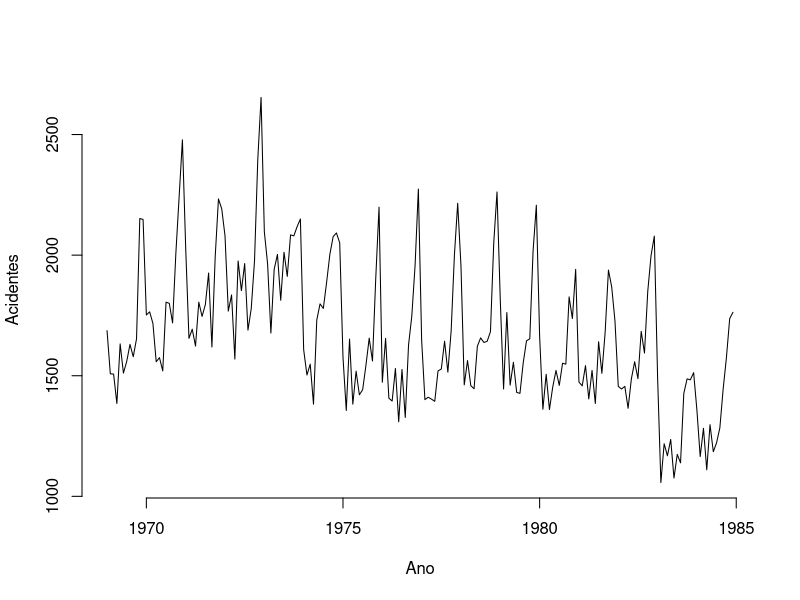
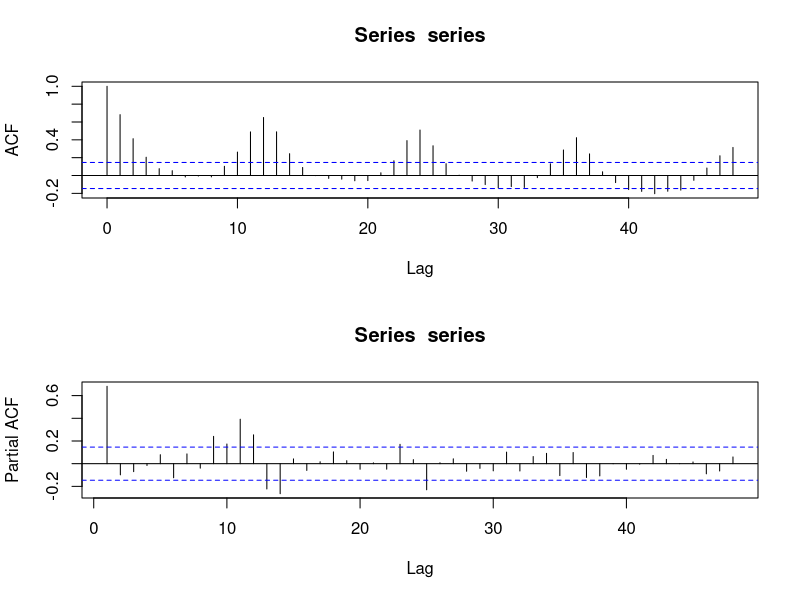
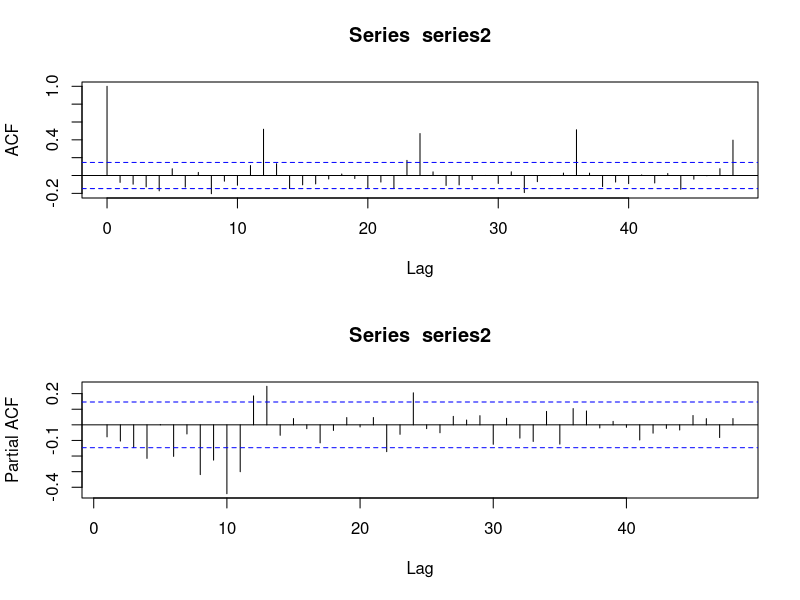
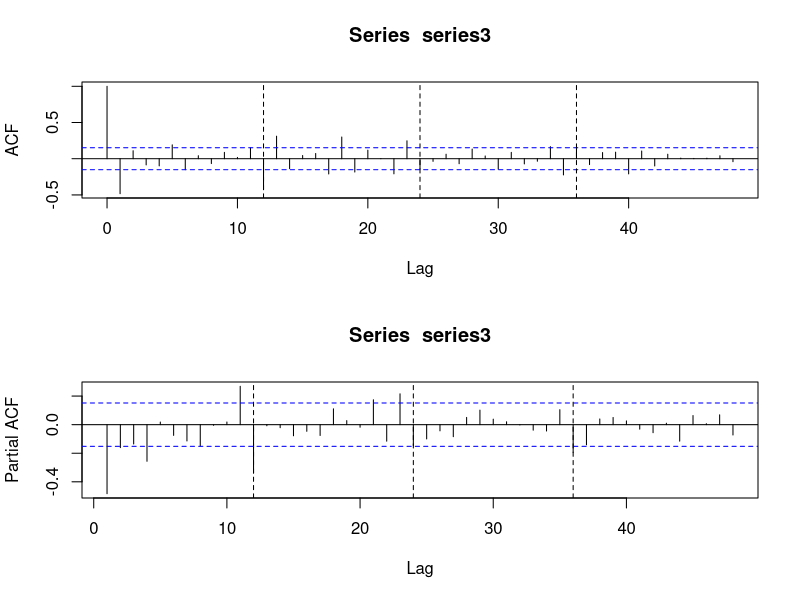
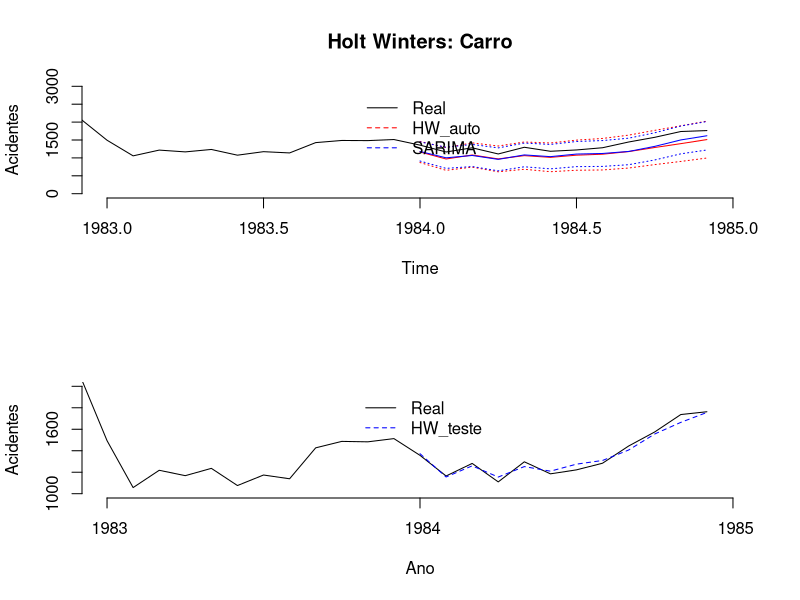
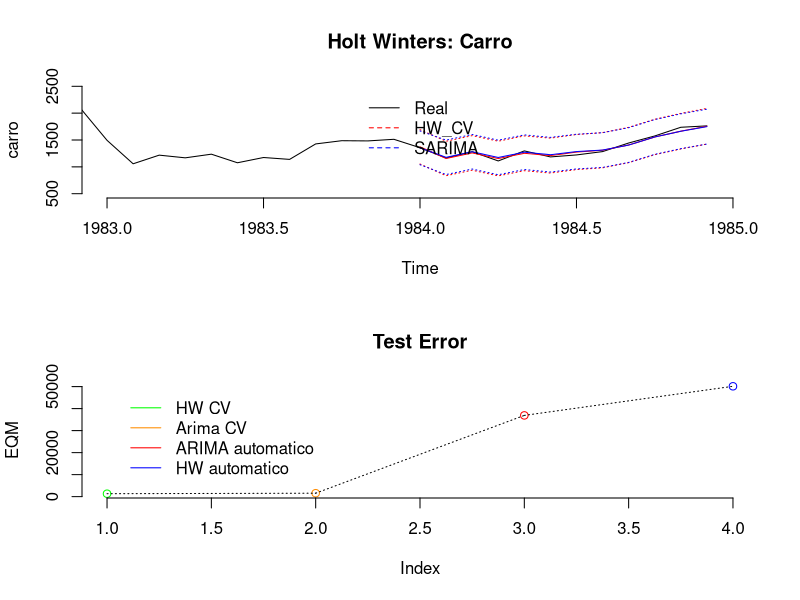
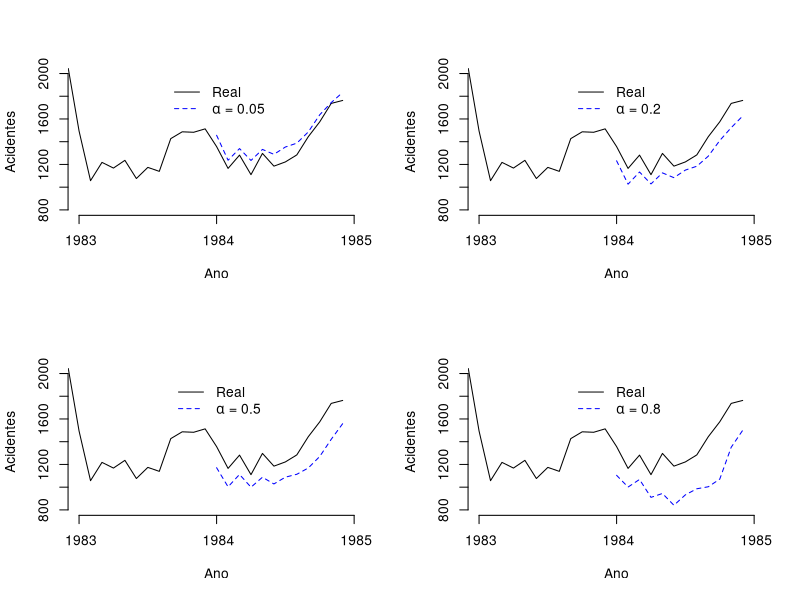
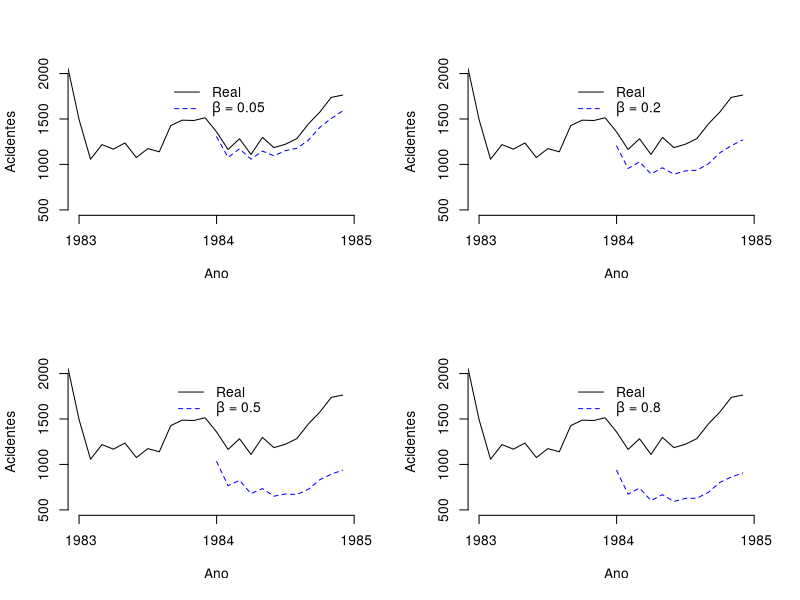

Here is the R script that generated these plots, in order:
library(datasets)
library(forecast)
#library(stats)
#library(pastecs)

?UKDriverDeaths
carro <- datasets::UKDriverDeaths
plot.ts(carro, bty="n", ylab="Acidentes", xlab="Ano")   # Carro.jpeg
length(carro)
#trend.test(carro)

# Seatbelts
# ?Seatbelts
# Seatbelts
# plot.ts(Seatbelts)
# plot.ts(Seatbelts[,5], bty="n", ylab="Kms")  # kms



# Separando dados de teste

carro_treino <- subset(carro, end = 180)
carro_treino
carro_teste <- subset(carro, start = 181)
carro_teste


hw_carro_treino <- HoltWinters(carro_treino, seasonal = "add")        # a=0.3931 b=0.0167 c=0.3015
hw_carro_treino

arima_carro_treino <- auto.arima(carro_treino)    # ARIMA(1,1,2)(0,1,1)[12]
arima_carro_treino

windows()
par(mfrow = c (2,1))
series = ts(carro_treino)
acf(series,lag.max = 48)
pacf(series,lag.max = 48)

series2 = diff(series,lag = 1)
acf(series2,lag.max = 48)
pacf(series2,lag.max = 48)

series3 = diff(series2,lag=12)
acf(series3,lag.max = 48);abline(v=c(12,24,36),lty = 2)
pacf(series3,lag.max = 48);abline(v=c(12,24,36),lty = 2)

aj1 <- arima(carro_treino,c(1,1,2),seasonal = list(order = c(0,1,1),period = 12) ) #replicando a parte 1 do auto.arima
aj2 <- arima(carro_treino,c(1,1,1),seasonal = list(order = c(0,1,1),period = 12) ) 
aj3 <- arima(carro_treino,c(1,1,1),seasonal = list(order = c(0,1,2),period = 12) )
aj4 <- arima(carro_treino,c(1,0,0),seasonal = list(order = c(1,0,0),period = 12) )

EQM_aj1 <- sum((predict(aj1, 12)$pred - carro_teste)^2)/12
EQM_aj2 <- sum((predict(aj2, 12)$pred - carro_teste)^2)/12
EQM_aj3 <- sum((predict(aj3, 12)$pred - carro_teste)^2)/12
EQM_aj4 <- sum((predict(aj4, 12)$pred - carro_teste)^2)/12

EAM_aj1 <- sum(abs(predict(aj1, 12)$pred - carro_teste))/12
EAM_aj2 <- sum(abs(predict(aj2, 12)$pred - carro_teste))/12
EAM_aj3 <- sum(abs(predict(aj3, 12)$pred - carro_teste))/12
EAM_aj4 <- sum(abs(predict(aj4, 12)$pred - carro_teste))/12

AICs <- c(AIC(aj1),AIC(aj2),AIC(aj3),AIC(aj4))
BICs <- c(BIC(aj1),BIC(aj2),BIC(aj3),BIC(aj4))
EQMs <- c(EQM_aj1,EQM_aj2,EQM_aj3,EQM_aj4)
EAMs <- c(EAM_aj1,EAM_aj2,EAM_aj3,EAM_aj4)
ajuste <- c("aj1", "aj2", "aj3", "aj4")
data.frame(cbind(AICs,BICs,EQMs,EAMs), row.names=ajuste)    # overfitting


# Teste infantil inicial

HW_pred <- predict(hw_carro_treino, 12, prediction.interval = T, level = 0.95)

pred = predict(aj2, 12)
ypred = pred$pred
qinf= ypred - qnorm(.975)*pred$se
qsup= ypred + qnorm(.975)*pred$se


{plot.ts(carro, ylim=c(0, 3000), xlim=c(1983, 1985), main = "Holt Winters: Carro", bty="n", ylab="Acidentes")
      lines(HW_pred[,1], col="red", lty=1)      # HW_pred fit
      lines(HW_pred[,2], col="red", lty=3)      # HW_pred upr
      lines(HW_pred[,3], col="red", lty=3)      # HW_pred lwr
      #lines(predict(hw_carro_treino, 12), col="red", lty=2)
      lines(predict(aj2, 12)$pred,col = 'blue', lty=1)  # sarima_pred fit
      lines(qinf,col = 'blue',lty = 3)                  # sarima_pred lwr
      lines(qsup,col = 'blue',lty = 3)                  # sarima_pred upr
      legend("top", inset=.05,
             c("Real","HW_auto", "SARIMA"), lwd=1, lty=c(1,2,2), col=c("black","red", "blue"), bty="n") 
}

# # Cross-Validation do HW
# 
# niveis <- seq(from=0.01, to=1, by=0.01)
# n <- length(niveis)
# EQM_menor = 10^100
# 
# for(i in 1:n){
#   a <- niveis[i]
#   for(j in 1:n){
#     b <- niveis[j]
#     for(k in 1:n){
#       c <- niveis[k]
#       hw_cross <- HoltWinters(carro_treino, alpha=a, beta=b, gamma=c, seasonal = "add")
#       EQM <- sum( (predict(hw_cross, 12) - carro_teste)^2 )/12
#       if(EQM < EQM_menor){
#         EQM_menor <- EQM
#         A <- a
#         B <- b
#         C <- c
#       }
#     }
#   }
# }
# 
# EQM_menor
# # step:  0.1  |  0.05  |  0.01  | 0.01 (mult)
# A      # 0.3  |  0.2   |  0.08  |  0.21
# B      # 0.6  |  0.75  |  0.01  |  0.80
# C      # 0.1  |  0.20  |  0.26  |  0.2
# EQM_menor     #        |  1336  |  1391

A <- 0.08
B <- 0.01
C <- 0.26

hw_cross <- HoltWinters(carro_treino, alpha=A, beta=B, gamma=C, seasonal = "add")
EQM <- sum( (predict(hw_cross, 12) - carro_teste)^2 )/12
EQM

{
  marks <- c(1983, 1984, 1985)
  plot.ts(carro, ylim=c(1000, 2000), xlim=c(1983, 1985),           # Carro_HW.jpeg
        bty="n", ylab = "Acidentes", xlab= "Ano", xaxt="n")
  lines(predict(hw_cross, 12), col="blue", lty=2)
  legend("top", inset=.05,
         c("Real","HW_teste"), lwd=1, lty=c(1,2), col=c("black","blue"), bty="n")
  axis(1,at=marks,labels=formatC(marks, digits = 4))
}


####### Cross-Validation do arima 

aj2$coef
teste = arima(carro_treino,c(1,1,1),seasonal = list(order = c(0,1,1),period = 12),fixed = c(0.2205,-0.7579,-0.9) )
teste$coef

#  niveis <- seq(from= -1, to=1, by=0.02)
#  n <- length(niveis)
#  EQM_menor = 10^100
  
#  for(i in 1:n){
#    m <- niveis[i]
#    for(j in 1:n){
#      n <- niveis[j]
#      for(k in 1:n){
#        o <- niveis[k]
#        arima_cross <- arima(carro_treino,c(1,1,1),seasonal = list(order = c(0,1,1),period = 12),fixed = c(m,n,o))
#        EQM <- sum( (predict(arima_cross, 12)$pred - carro_teste)^2 )/12
#        if(EQM < EQM_menor){
#          EQM_menor <- EQM
#          M <- m
#          N <- n
#          O <- o
#        }
#      }
#    }
#  }
  
  # EQM_menor (a partir do aj2)
# # step:  0.2  |  0.1   |  0.02
# M      # 0.2  |  0.3   |  0.16
# N      # -1   |  1     |  -0.96
# O      # -0.4 |  -0.9  |  -0.76
# Original: 0.2205 -0.7579 -0.9127861

M <- 0.16
N <- -0.96
O <- -0.76

hw_cross <- HoltWinters(carro_treino, alpha=A, beta=B, gamma=C, seasonal = "add")
HW_pred_cross <- predict(hw_cross, 12, prediction.interval = T, level = 0.95)

arima_cross <- arima(carro_treino,c(1,1,1),seasonal = list(order = c(0,1,1),period = 12),fixed = c(M,N,O))
pred_cross = predict(arima_cross, 12)
ypred_cross = pred_cross$pred
qinf_cross= ypred_cross - qnorm(.975)*pred_cross$se
qsup_cross= ypred_cross + qnorm(.975)*pred_cross$se

  
{plot.ts(carro, ylim=c(500, 2500), xlim=c(1983, 1985), main = "Holt Winters: Carro", bty="n")
      lines(HW_pred_cross[,1], col="red", lty=1)
      lines(HW_pred_cross[,2], col="red", lty=3)      # HW_pred upr
      lines(HW_pred_cross[,3], col="red", lty=3)      # HW_pred lwr
      lines(predict(arima_cross, 12)$pred,col = 'blue', lty=1) 
      lines(qinf_cross,col = 'blue',lty = 3)                   # sarima_pred lwr
      lines(qsup_cross,col = 'blue',lty = 3)                   # sarima_pred upr
      legend("top", inset=.05,
             c("Real","HW_CV", "SARIMA"), lwd=1, lty=c(1,2,2), col=c("black","red", "blue"), bty="n") 
}



EQM_HW_CV <- sum((predict(hw_cross, 12) - carro_teste)^2)/12              # HW Cross-Validation
EQM_arima_CV <- sum((predict(arima_cross, 12)$pred - carro_teste)^2)/12   # ARIMA automatico
EQM_HW_auto <- sum((predict(hw_carro_treino, 12) - carro_teste)^2)/12     # HW automatico
EQM_arima_auto <- sum((predict(aj2, 12)$pred - carro_teste)^2)/12         # ARIMA automatico

EAM_HW_CV <- sum(abs(predict(hw_cross, 12) - carro_teste))/12             # HW Cross-Validation
EAM_arima_CV <- sum(abs(predict(arima_cross, 12)$pred - carro_teste))/12  # ARIMA automatico
EAM_HW_auto <- sum(abs(predict(hw_carro_treino, 12) - carro_teste))/12    # HW automatico
EAM_arima_auto <- sum(abs(predict(aj2, 12)$pred - carro_teste))/12        # ARIMA automatico


EQMs <- c(EQM_HW_CV, EQM_arima_CV, EQM_HW_auto,EQM_arima_auto)
EAMs <- c(EAM_HW_CV, EAM_arima_CV, EAM_HW_auto,EAM_arima_auto)
ajuste <- c("HW CV", "ARIMA CV", "HW auto", "ARIMA auto")
data.frame(cbind(EQMs, EAMs), row.names = ajuste)


{plot(c(EQM_HW_CV,EQM_arima_CV,EQM_arima_auto, EQM_HW_auto), col=c("green","dark orange","red","blue"), type = "p", main = "Test Error", ylab="EQM", bty="n")
      legend("topleft", inset=.05, c("HW CV","Arima CV" ,"ARIMA automatico","HW automatico"), lty = 1, 
             col=c("green","dark orange","red","blue"), bty="n") 
        
      segments(x0=1, y0=EQM_HW_CV, x1=2, y1=EQM_arima_CV, lty=3)
      segments(x0=2, y0=EQM_arima_CV, x1=3, y1=EQM_arima_auto, lty=3)
      segments(x0=3, y0=EQM_arima_auto, x1=4, y1=EQM_HW_auto, lty=3)
}













# Comparação pra ver a diferença nos parametros

marks <- c(1983, 1984, 1985)

# Alpha

HW_alpha_1 <- HoltWinters(carro_treino, alpha=0.05, beta=B, gamma=C, seasonal = "add")
HW_alpha_2 <- HoltWinters(carro_treino, alpha=0.2, beta=B, gamma=C, seasonal = "add")
HW_alpha_3 <- HoltWinters(carro_treino, alpha=0.5, beta=B, gamma=C, seasonal = "add")
HW_alpha_4 <- HoltWinters(carro_treino, alpha=0.8, beta=B, gamma=C, seasonal = "add")

{windows()
par(mfrow = c(2,2))                   # Carro_param_alpha.jpeg

plot.ts(carro, ylim=c(800, 2000), xlim=c(1983, 1985), bty="n", ylab="Acidentes", xlab= "Ano", xaxt="n")
lines(predict(HW_alpha_1, 12), col="blue", lty=2)
legend("top", inset=.05,
       c("Real",expression(paste(alpha, " = 0.05"))), lwd=1, lty=c(1,2), col=c("black","blue"), bty="n") 
axis(1,at=marks,labels=formatC(marks, digits = 4))

plot.ts(carro, ylim=c(800, 2000), xlim=c(1983, 1985), bty="n", ylab="Acidentes", xlab= "Ano", xaxt="n")
lines(predict(HW_alpha_2, 12), col="blue", lty=2)
legend("top", inset=.05,
       c("Real",expression(paste(alpha, " = 0.2"))), lwd=1, lty=c(1,2), col=c("black","blue"), bty="n") 
axis(1,at=marks,labels=formatC(marks, digits = 4))

plot.ts(carro, ylim=c(800, 2000), xlim=c(1983, 1985), bty="n", ylab="Acidentes", xlab= "Ano", xaxt="n")
lines(predict(HW_alpha_3, 12), col="blue", lty=2)
legend("top", inset=.05,
       c("Real",expression(paste(alpha, " = 0.5"))), lwd=1, lty=c(1,2), col=c("black","blue"), bty="n") 
axis(1,at=marks,labels=formatC(marks, digits = 4))

plot.ts(carro, ylim=c(800, 2000), xlim=c(1983, 1985), bty="n", ylab="Acidentes", xlab= "Ano", xaxt="n")
lines(predict(HW_alpha_4, 12), col="blue", lty=2)
legend("top", inset=.05,
       c("Real",expression(paste(alpha, " = 0.8"))), lwd=1, lty=c(1,2), col=c("black","blue"), bty="n") 
axis(1,at=marks,labels=formatC(marks, digits = 4))
}




# Beta

HW_beta_1 <- HoltWinters(carro_treino, alpha=A, beta=0.05, gamma=C, seasonal = "add")
HW_beta_2 <- HoltWinters(carro_treino, alpha=A, beta=0.2, gamma=C, seasonal = "add")
HW_beta_3 <- HoltWinters(carro_treino, alpha=A, beta=0.5, gamma=C, seasonal = "add")
HW_beta_4 <- HoltWinters(carro_treino, alpha=A, beta=0.8, gamma=C, seasonal = "add")


{windows()
par(mfrow = c(2,2))                   # Carro_param_beta.jpeg

plot.ts(carro, ylim=c(500, 2000), xlim=c(1983, 1985), bty="n", ylab="Acidentes", xlab= "Ano", xaxt="n")
lines(predict(HW_beta_1, 12), col="blue", lty=2)
legend("top", inset=.05,
       c("Real",expression(paste(beta, " = 0.05"))), lwd=1, lty=c(1,2), col=c("black","blue"), bty="n") 
axis(1,at=marks,labels=formatC(marks, digits = 4))

plot.ts(carro, ylim=c(500, 2000), xlim=c(1983, 1985), bty="n", ylab="Acidentes", xlab= "Ano", xaxt="n")
lines(predict(HW_beta_2, 12), col="blue", lty=2)
legend("top", inset=.05,
       c("Real",expression(paste(beta, " = 0.2"))), lwd=1, lty=c(1,2), col=c("black","blue"), bty="n") 
axis(1,at=marks,labels=formatC(marks, digits = 4))

plot.ts(carro, ylim=c(500, 2000), xlim=c(1983, 1985), bty="n", ylab="Acidentes", xlab= "Ano", xaxt="n")
lines(predict(HW_beta_3, 12), col="blue", lty=2)
legend("top", inset=.05,
       c("Real",expression(paste(beta, " = 0.5"))), lwd=1, lty=c(1,2), col=c("black","blue"), bty="n") 
axis(1,at=marks,labels=formatC(marks, digits = 4))

plot.ts(carro, ylim=c(500, 2000), xlim=c(1983, 1985), bty="n", ylab="Acidentes", xlab= "Ano", xaxt="n")
lines(predict(HW_beta_4, 12), col="blue", lty=2)
legend("top", inset=.05,
       c("Real",expression(paste(beta, " = 0.8"))), lwd=1, lty=c(1,2), col=c("black","blue"), bty="n") 
axis(1,at=marks,labels=formatC(marks, digits = 4))
}



# Gama

HW_gama_1 <- HoltWinters(carro_treino, alpha=A, beta=B, gamma=0.05, seasonal = "add")
HW_gama_2 <- HoltWinters(carro_treino, alpha=A, beta=B, gamma=0.2, seasonal = "add")
HW_gama_3 <- HoltWinters(carro_treino, alpha=A, beta=B, gamma=0.5, seasonal = "add")
HW_gama_4 <- HoltWinters(carro_treino, alpha=A, beta=B, gamma=0.8, seasonal = "add")


{windows()
par(mfrow = c(2,2))                   # Carro_param_gamma.jpeg

plot.ts(carro, ylim=c(900, 2000), xlim=c(1983, 1985), bty="n", ylab="Acidentes", xlab= "Ano", xaxt="n")
lines(predict(HW_gama_1, 12), col="blue", lty=2)
legend("top", inset=.05,
       c("Real",expression(paste(gamma, " = 0.05"))), lwd=1, lty=c(1,2), col=c("black","blue"), bty="n") 
axis(1,at=marks,labels=formatC(marks, digits = 4))

plot.ts(carro, ylim=c(900, 2000), xlim=c(1983, 1985), bty="n", ylab="Acidentes", xlab= "Ano", xaxt="n")
lines(predict(HW_gama_2, 12), col="blue", lty=2)
legend("top", inset=.05,
       c("Real",expression(paste(gamma, " = 0.2"))), lwd=1, lty=c(1,2), col=c("black","blue"), bty="n") 
axis(1,at=marks,labels=formatC(marks, digits = 4))

plot.ts(carro, ylim=c(900, 2000), xlim=c(1983, 1985), bty="n", ylab="Acidentes", xlab= "Ano", xaxt="n")
lines(predict(HW_gama_3, 12), col="blue", lty=2)
legend("top", inset=.05,
       c("Real",expression(paste(gamma, " = 0.5"))), lwd=1, lty=c(1,2), col=c("black","blue"), bty="n") 
axis(1,at=marks,labels=formatC(marks, digits = 4))

plot.ts(carro, ylim=c(1000, 2000), xlim=c(1983, 1985), bty="n", ylab="Acidentes", xlab= "Ano", xaxt="n")
lines(predict(HW_gama_4, 12), col="blue", lty=2)
legend("top", inset=.05,
       c("Real",expression(paste(gamma, " = 0.8"))), lwd=1, lty=c(1,2), col=c("black","blue"), bty="n") 
axis(1,at=marks,labels=formatC(marks, digits = 4))
}




# Cross Validation Errors

niveis <- seq(from=0.01, to=1, by=0.01)
n <- length(niveis)

# Alpha

error_a <- rep(0, n)

for(i in 1:n){
        a <- niveis[i]
        hw_cross <- HoltWinters(carro_treino, alpha=a, beta=B, gamma=C, seasonal = "add")
        EQM <- sum( (predict(hw_cross, 12) - carro_teste)^2 )/12
        error_a[i] <- EQM
        
}

min(error_a)                # erro minimo
niveis[which.min(error_a)]  # valor que leva a esse erro
{plot(niveis, error_a, xlab = expression(alpha), ylab = "EQM", bty="n")    # Carro_EQM_alpha.jpeg
        legend("topleft",lty=0, c(expression(paste(beta, " = 0.01")), expression(paste(gamma, " = 0.26"))),lwd=1, bty="n")
}



# Beta

error_b <- rep(0, n)

for(i in 1:n){
        b <- niveis[i]
        hw_cross <- HoltWinters(carro_treino, alpha=A, beta=b, gamma=C, seasonal = "add")
        EQM <- sum( (predict(hw_cross, 12) - carro_teste)^2 )/12
        error_b[i] <- EQM
        
}

min(error_b)                # erro minimo
niveis[which.min(error_b)]  # valor que leva a esse erro
{plot(niveis, error_b, xlab = expression(beta), ylab = "EQM", bty="n")    # Carro_EQM_beta.jpeg
        legend("topleft",lty=0, c(expression(paste(alpha, " = 0.08")), expression(paste(gamma, " = 0.26"))),lwd=1, bty="n")
}



# Gamma Aditivo

error_c_add <- rep(0, n)

for(i in 1:n){
        c <- niveis[i]
        hw_cross <- HoltWinters(carro_treino, alpha=A, beta=B, gamma=c, seasonal = "add")
        EQM <- sum( (predict(hw_cross, 12) - carro_teste)^2 )/12
        error_c_add[i] <- EQM
        
}

min(error_c_add)                # erro minimo
niveis[which.min(error_c_add)]  # valor que leva a esse erro
{plot(niveis, error_c_add, xlab = expression(gamma), ylab = "EQM", bty="n")    # Carro_EQM_gamma.jpeg
        legend("topleft",lty=0, c(expression(paste(alpha, " = 0.08")), expression(paste(beta, " = 0.01"))),lwd=1, bty="n")
}



{plot(niveis, error_a, xlab = "Parâmetro", type = "l", lty = 1, lwd = 2, col = "red",   # Carro_EQM_todos.jpeg
     ylab = "EQM", bty="n", ylim = c(0, 450000))
lines(niveis, error_b, lty = 2, lwd = 2, col = "blue")
lines(niveis, error_c_add, lty = 3, lwd = 2, col = "green4")
legend("topleft",c(expression(alpha), expression(beta), expression(gamma)), 
       lty=c(1,2,3), lwd=2, bty="n",col=c("red","blue", "green4"))
}



######################

# # Multiplicativo
# 
# HW_gama_M_1 <- HoltWinters(carro_treino, alpha=A, beta=B, gamma=0.05, seasonal = "mult")
# HW_gama_M_2 <- HoltWinters(carro_treino, alpha=A, beta=B, gamma=0.2, seasonal = "mult")
# HW_gama_M_3 <- HoltWinters(carro_treino, alpha=A, beta=B, gamma=0.5, seasonal = "mult")
# HW_gama_M_4 <- HoltWinters(carro_treino, alpha=A, beta=B, gamma=0.8, seasonal = "mult")
# 
# 
# {windows()
#   par(mfrow = c(2,2))
#   
#   plot.ts(carro, ylim=c(0, 3000), xlim=c(1983, 1985), main = "Holt Winters: Carro (Multiplicativo)", bty="n")
#   lines(predict(HW_gama_M_1, 12), col="blue", lty=2)
#   legend("top", inset=.05,
#          c("Real",expression(paste(gamma, " = 0.05"))), lwd=1, lty=c(1,2), col=c("black","blue"), bty="n") 
#   axis(1,at=marks,labels=formatC(marks, digits = 4))
#   
#   plot.ts(carro, ylim=c(0, 3000), xlim=c(1983, 1985), main = "Holt Winters: Carro (Multiplicativo)", bty="n")
#   lines(predict(HW_gama_M_2, 12), col="blue", lty=2)
#   legend("top", inset=.05,
#          c("Real",expression(paste(gamma, " = 0.2"))), lwd=1, lty=c(1,2), col=c("black","blue"), bty="n") 
#   axis(1,at=marks,labels=formatC(marks, digits = 4))
#   
#   plot.ts(carro, ylim=c(0, 3000), xlim=c(1983, 1985), main = "Holt Winters: Carro (Multiplicativo)", bty="n")
#   lines(predict(HW_gama_M_3, 12), col="blue", lty=2)
#   legend("top", inset=.05,
#          c("Real",expression(paste(gamma, " = 0.5"))), lwd=1, lty=c(1,2), col=c("black","blue"), bty="n") 
#   axis(1,at=marks,labels=formatC(marks, digits = 4))
#   
#   plot.ts(carro, ylim=c(0, 3000), xlim=c(1983, 1985), main = "Holt Winters: Carro (Multiplicativo)", bty="n")
#   lines(predict(HW_gama_M_4, 12), col="blue", lty=2)
#   legend("top", inset=.05,
#          c("Real",expression(paste(gamma, " = 0.8"))), lwd=1, lty=c(1,2), col=c("black","blue"), bty="n") 
#   axis(1,at=marks,labels=formatC(marks, digits = 4))
# }
#
#
# # Gamma Multiplicativo
# 
# error_c_mult <- rep(0, n)
# 
# for(i in 1:n){
#         c <- niveis[i]
#         hw_cross <- HoltWinters(carro_treino, alpha=A, beta=B, gamma=c, seasonal = "mult")
#         EQM <- sum( (predict(hw_cross, 12) - carro_teste)^2 )/12
#         error_c_mult[i] <- EQM
#         
# }
# 
# min(error_c_mult)                # erro minimo
# niveis[which.min(error_c_mult)]  # valor que leva a esse erro
# {plot(niveis, error_c_mult, xlab = c(expression(paste(gamma, " (multiplicativo)"))), ylab = "EQM", bty="n")
#         legend("topleft",lty=0, c(expression(paste(alpha, " = 0.08")), expression(paste(beta, " = 0.01"))),lwd=1, bty="n")
# }
# 
# 
# 
# {windows()
#         par(mfrow = c(2,2))
#         
#         plot(niveis, error_a, xlab = "Alpha", ylab = "EQM", bty="n")
#         legend("topleft",lty=0, c(expression(paste(beta, " = 0.01")), expression(paste(gamma, " = 0.26"))),lwd=1, bty="n")
#         plot(niveis, error_b, xlab = "Beta", ylab = "EQM", bty="n")
#         legend("topleft",lty=0, c(expression(paste(alpha, " = 0.08")), expression(paste(gamma, " = 0.26"))),lwd=1, bty="n")
#         plot(niveis, error_c_add, xlab = "Gamma (aditivo)", ylab = "EQM", bty="n")
#         legend("topleft",lty=0, c(expression(paste(alpha, " = 0.08")), expression(paste(beta, " = 0.01"))),lwd=1, bty="n")
#         plot(niveis, error_c_mult, xlab = "Gamma (multiplicativo)", ylab = "EQM", bty="n")
#         legend("topleft",lty=0, c(expression(paste(alpha, " = 0.08")), expression(paste(beta, " = 0.01"))),lwd=1, bty="n")
# }
